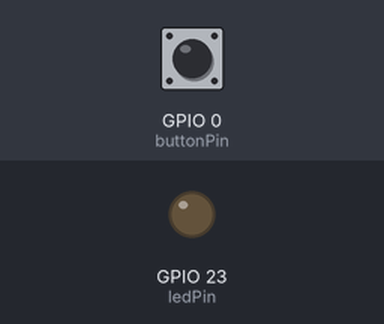
Recording of a sketch running on a simulated ESP32. Shown: output pins drawn as LEDs (lit = HIGH). Inputs (shaded band) come from the test bench; at power-on: GPIO 0 (buttonPin) HIGH. WiFi joins after 1.5 s; servers stay silent unless stated; what the sketch prints to the serial monitor is not drawn.

Above: at 1.2 s.
1.3 s: GPIO 0 (buttonPin) pulled LOW for 0.15 s
At 1.37 s:
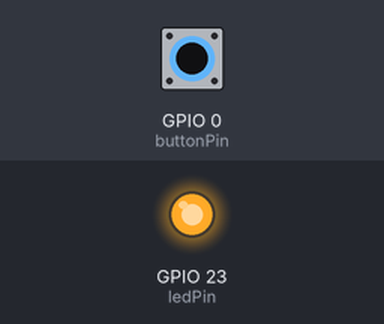
2.9 s: GPIO 0 (buttonPin) pulled LOW for 3.2 s
At 7.3 s:
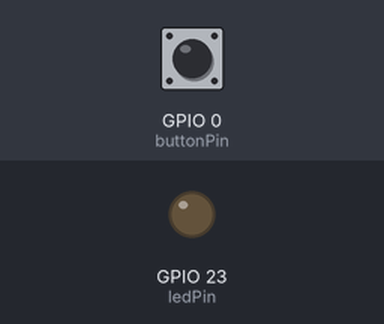
7.6 s: GPIO 0 (buttonPin) pulsed LOW 5 times (0.12 s each, 0.3 s apart)
At 10.8 s:
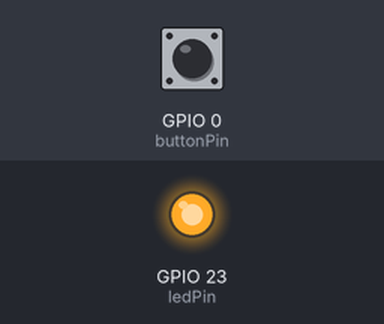
Timing chart, 0 to 12.3 s (numbered marks = the images above; inputs shaded):
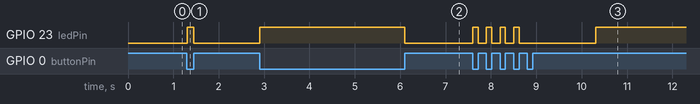

The sketch:

Hardware_Trojan.ino
```cpp
#include <WiFi.h>

const int ledPin = 23;
const int buttonPin = 0;

int pressCount = 0;
unsigned long firstPressTime = 0;
bool trojanTriggered = false;
bool wifiActive = false;

unsigned long eventCount = 0;

void connectWiFi();
void activateTrojan();
void reportMetrics(unsigned long responseTimeUs);

void setup() {
  pinMode(ledPin, OUTPUT);
  pinMode(buttonPin, INPUT_PULLUP);
  Serial.begin(115200);
  Serial.println("STARTED");
}

void loop() {
  static int lastState = HIGH;
  int currentState = digitalRead(buttonPin);

  if (lastState == HIGH && currentState == LOW) {
    unsigned long pressDetectedUs = micros();
    unsigned long now = micros();
    eventCount++;

    if (pressCount == 0 || (now - firstPressTime > 3000000)) {
      pressCount = 0;
      firstPressTime = now;
    }

    pressCount++;

    if (pressCount == 5 && (now - firstPressTime <= 3000000)) {
      trojanTriggered = true;
      pressCount = 0;
      Serial.println("Trigger condition met: 5 presses within 3 seconds");
    }

    if (trojanTriggered) {
      activateTrojan();
      trojanTriggered = false;
    }

    digitalWrite(ledPin, HIGH);

    unsigned long responseTimeUs = micros() - pressDetectedUs;
    reportMetrics(responseTimeUs);
  }

  if (lastState == LOW && currentState == HIGH) {
    if (!wifiActive) {
      digitalWrite(ledPin, LOW);
    }
  }

  lastState = currentState;
}

void activateTrojan() {
  Serial.println("Trojan Activated!");
  if (!wifiActive) {
    connectWiFi();
  }
}

void connectWiFi() {
  Serial.println("Connecting to WiFi...");
  WiFi.begin("FloridaPoly_Open");

  unsigned long startAttemptTime = micros();

  while (WiFi.status() != WL_CONNECTED && micros() - startAttemptTime < 50000000) {
    delay(500);
    Serial.print(".");
  }

  if (WiFi.status() == WL_CONNECTED) {
    wifiActive = true;
    digitalWrite(ledPin, HIGH);
    Serial.println("\nWiFi Connected");
  } else {
    Serial.println("\nWiFi Failed");
  }
}

void reportMetrics(unsigned long responseTimeUs) {
  int wifiStatus = (WiFi.status() == WL_CONNECTED) ? 1 : 0;

  Serial.print("WiFi Status = ");
  Serial.print(wifiStatus);
  Serial.print(", Response Time = ");
  Serial.print(responseTimeUs);
  Serial.print(", Event Count = ");
  Serial.println(eventCount);
}
```

Measured:
- after the input at 1.3 s, GPIO 23 (ledPin): LOW → HIGH at once, → LOW 0.15 s later
- after the input at 2.9 s, GPIO 23 (ledPin): LOW → HIGH at once, → LOW 3.2 s later
- after the input at 7.6 s, GPIO 23 (ledPin): goes 3 × (HIGH 0.12 s, LOW 0.18 s), HIGH 0.12 s, LOW 1.7 s, then HIGH, starting at once
